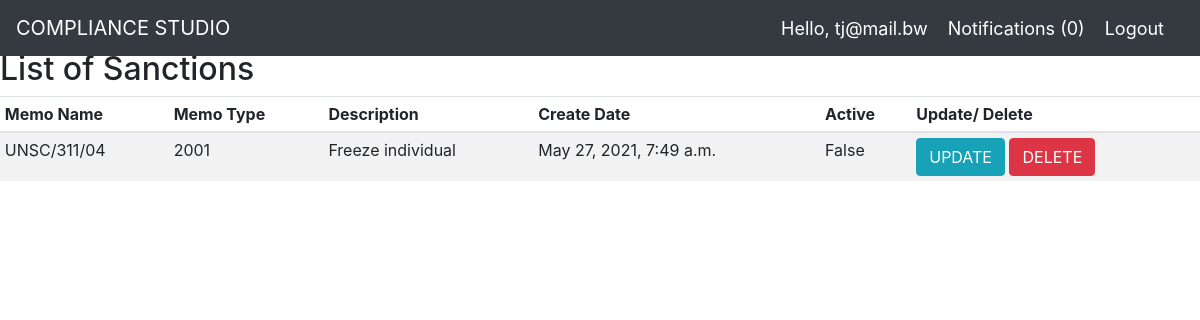
Page /positiveComplianceList/ (signed in) on the committed database.
### unsc/models.py (models this page shows, shortened)
class User(AbstractUser):
   is_regulator = models.BooleanField(default=False)
   is_officer = models.BooleanField(default=True)
   work_number = models.CharField(max_length=64, default=3650000)
   cellphone_number = models.CharField(max_length=64, default=72000000)
   business_name = models.ForeignKey('Company', null=True, on_delete=SET_NULL)

class PositiveCompliance(models.Model):
    ACTION = [
        ('Freeze_Individual', 'Freeze_Individual'),
        ('Freeze_Entity', 'Freeze_Entity'),
        ('Delist_Individual','Delist_Individual'),
        ('Delist_Entity','Delist_Entity')
    ]
    TYPE = [
        ('Individual', 'Individual'),
        ('Entity', 'Entity'),
        ('Other','Other'),
    ]
    compliance = models.ForeignKey(Compliance, on_delete=models.CASCADE)
    company = models.ForeignKey(Company, on_delete=models.CASCADE)
    officer = models.ForeignKey(ComplianceOfficer, null=True, on_delete=models.SET_NULL)
    created_by = models.ForeignKey(User, null=True, on_delete=models.SET_NULL)
    create_date = models.DateTimeField(auto_now_add=True)
    update_date = models.DateTimeField(auto_now=True)
    unsc_reference_number = models.CharField(max_length=50)
    list_type = models.CharField(max_length=64, choices=TYPE)
    list_name_1 = models.CharField(max_length=255)
    list_name_2 = models.CharField(max_length=255)
    list_name_3 = models.CharField(max_length=255)
    action = models.CharField(max_length=64, choices=ACTION)
    information = models.TextField()
    is_complete = models.BooleanField(default=False)
    class Meta:
        constraints = [models.UniqueConstraint(fields=['compliance','company', 'unsc_reference_number'],
                        name='one_positive_compliance_reference_company')]

class Compliance(models.Model):
    MATCH = [
        ('Positive_Match', 'Positive_Match'),
        ('Possible_Match', 'Possible_Match'),
        ('Negative_Match','Negative_Match'),
        ('Other','Other'),]
    memo_name = models.ForeignKey(UNSCList, on_delete=models.CASCADE)
    company = models.ForeignKey(Company, on_delete=models.CASCADE)
    officer = models.ForeignKey(ComplianceOfficer, null=True, on_delete=models.SET_NULL)
    update_date = models.DateTimeField(auto_now=True)
    match = models.CharField(max_length=64, choices=MATCH)
    information = models.TextField()
    is_complete = models.BooleanField(default=False)
    create_date = models.DateTimeField(auto_now_add=True, null=True, blank=True)
    class Meta:
        constraints = [models.UniqueConstraint(fields=['memo_name','company'], name='one_memo_per_company')]

class UNSCList(models.Model):
    memo_name = models.CharField(max_length=255, db_index=True)
    memo_type = models.ForeignKey(UNSCType, null=True, on_delete=models.CASCADE)
    create_date = models.DateField(auto_now=False, auto_now_add=False)
    is_active = models.BooleanField(default=False)
    expired = models.BooleanField(default=False)
    slug = models.SlugField(max_length=255, unique=True)
    created_by = models.ForeignKey(User, null=True, on_delete=models.SET_NULL)
    description = models.TextField(blank=True)
    create_date = models.DateTimeField(auto_now_add=True)
    update_date = models.DateTimeField(auto_now=True)
    class Meta:
        verbose_name_plural = 'UNSCLists'
    def __str__(self):
        return self.memo_name

### unsc/views.py (the view)
# urls.py: path('positiveComplianceList/', views.PositiveComplianceListView.as_view(), name='positiveCompliance-list'),
class PositiveComplianceListView(LoginRequiredMixin, ListView):
    template_name = 'unsc/positiveComplianceList.html'
    context_object_name = 'compliance'
    def get_queryset(self):
        my_user = ComplianceOfficer.objects.get(user=self.request.user)
        print('my user is :', my_user)
        company = my_user.company
        print('my company name is :', company)
        return PositiveCompliance.objects.filter(company__company_name=company)

### notification/context_processor.py (called while the page is built)
def notifications(request):
    if request.user.is_authenticated:
        return {'notifications': request.user.to_user.filter(is_read=False)}
    else:
        return {'notifications': []}

### unsc/models.py (called while the page is built)
    def __str__(self):
        return self.company_name

    def __str__(self):
        return self.user.username

### unsc/templates/unsc/positiveComplianceList.html
 {% extends 'unsc/main.html' %}
{% block content %}
 <h2>List of Sanctions</h2>
      <div class="table-responsive">
        <table class="table table-striped table-sm">
          <thead>
            <tr>
              <th>Memo Name</th>
              <th>Memo Type</th>
              <th>Description</th>
              <th>Create Date</th>
              <th>Active</th>
              <th>Update/ Delete</td>
            </tr>
          </thead>
          <tbody>
          {% for c in compliance %}
            <tr>
              <td>{{c.compliance.memo_name}}</td>
              <td>{{c.unsc_reference_number}}</td>
              <td>{{c.information}}</td>
              <td>{{c.create_date}}</td>
              <td>{{c.is_complete}}</td>
              <td><a href="{% url 'unsc:positiveCompliance-update' c.id %}" class="btn btn-info">UPDATE</a> <a href="" class="btn btn-danger">DELETE</a> </td>
            </tr>
            {% endfor %}
          </tbody>
        </table>
    </div>
{% endblock %}

### unsc/templates/unsc/navbar.html (shortened to what this page needs)
  <nav class="navbar navbar-expand-lg fixed-top navbar-dark bg-dark">
      <a class="navbar-brand" href="#">COMPLIANCE STUDIO</a>
    {% if request.user.is_authenticated %}
      <span class="hello-msg">Hello, {{request.user}}</span>
      <span><a  class="notifications" href="{% url 'unsc:notifications' %}">Notifications ({{notifications.count}})</a></span>
      <span><a class="hello-msg" href="{% url 'unsc:logOutPage' %}">Logout</a></span>
    {% endif %}
  </nav>

### unsc/templates/unsc/navbar.html (style rules this page uses)
.hello-msg, .notifications { font-size: 18px; color: #fff; margin-right: 20px; }

### rows in the picture
User: user "tj@mail.bw"
PositiveCompliance: compliance.memo_name "UNSC/311/04", unsc_reference_number "2001", information "Freeze individual", create_date "May 27, 2021, 7:49 a.m.", is_complete "False"

### other values in the picture
{{ notifications.count }} "0"
